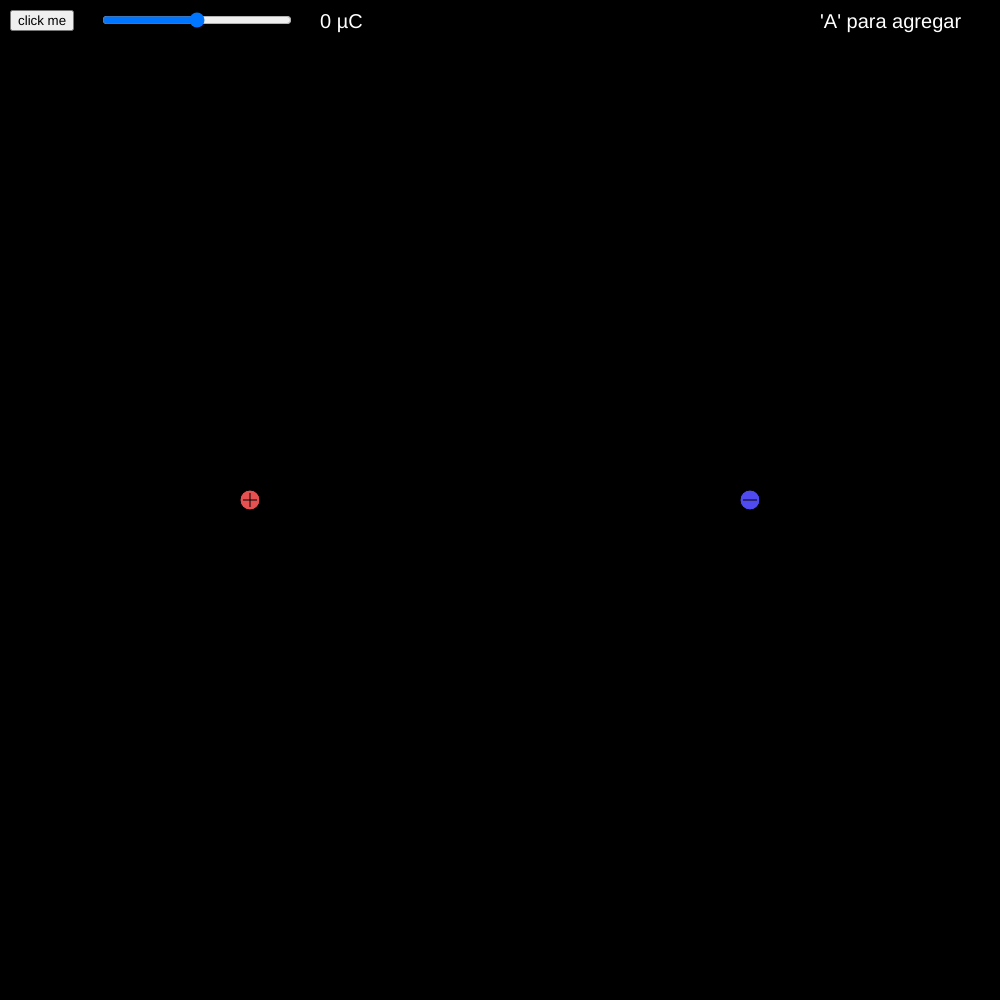
Frame 1 (no input)
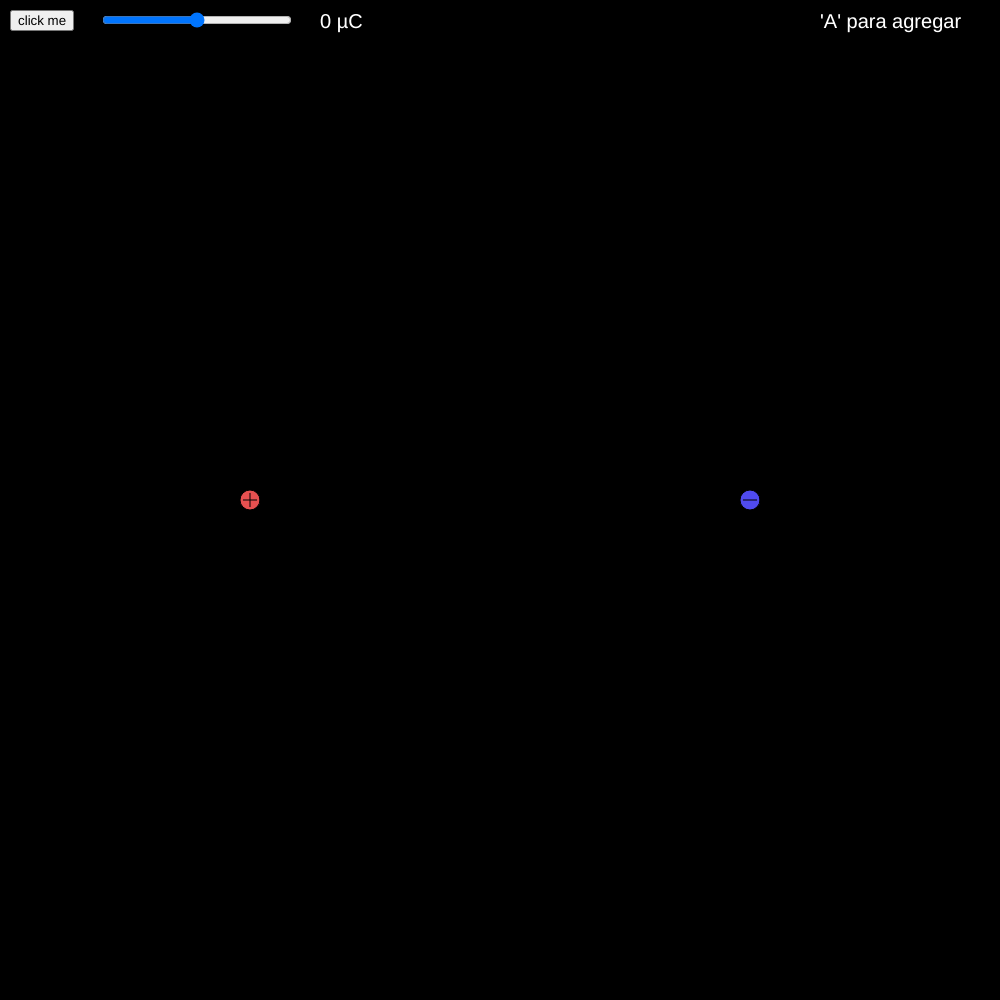
Frame 60 (no input)
Frame 120 (the mouse pressed at the canvas centre since frame 60): identical to frame 60, image omitted

The p5.js sketch that drew these frames (run headless with seeded random() and noise() and a simulated clock; from frame 60 on, the mouse is pressed at the canvas centre):

// p5.js sketch
// ── sketch.js
let k = 8.99*(10**3);
let slider
let chargeUser
let button

function setup() {
  createCanvas(1000, 1000);
  p1 = new Particle(width/4, height/2, 1);
  p2 = new Particle(width - width/4, height/2, -1);
  
  particles = []
  particles.push(p1)
  particles.push(p2)
  
  slider = createSlider(-2, 2, 0,0.1);
  slider.position(100, 10);
  slider.style('width', '190px');
  
  button = createButton('click me');
  button.position(10, 10);
  button.mousePressed(boton);
  background(0);
}

function mouseDragged(){
  
  background(0)
}

function draw() {
  chargeUser = slider.value();

  textSize(20);
  fill(255)
  text('\'A\' para agregar', 820, 28);

  text(chargeUser + " µC", 320, 28);
  
  
  //drawPotential();
  //drawVectorField()
  
  particles.forEach(function(particle){
    particle.display();
    particle.update();
  });
  
}

function boton(){
  doScheduleThings();
}

function doScheduleThings()
{
  sleep(10).then(function() {
    textSize(50);
    fill(255);
    text('Cargando...', width/2 -120, height/2);
  })
  sleep(1000).then(function() {
    drawPotential();
  })
}

function sleep(millisecondsDuration)
{
  return new Promise((resolve) => {
    setTimeout(resolve, millisecondsDuration);
  })
}

function drawPotential(){
  background(0);
  const spacing = 1.5; // Spacing between points
  
  fill(255)
  stroke(0)
  strokeWeight(0)
  
  for (let x = 0; x < width; x += spacing) {
    for (let y = 0; y < height; y += spacing) {
      clr = potential(x,y)
      if(sin(80 * Math.tanh(0.015 * abs(clr))) > 0.95){
        square(x,y,spacing)
      }
    }
  }
}

function drawVectorField() {
  const spacing = 20; // Spacing between points
  const arrowSize = 5; // Size of the arrowhead
  
  for (let x = 0; x < width; x += spacing) {
    for (let y = 0; y < height; y += spacing) {
      const vector = electricField(x, y);
      
      // Normalize the vector
      vector.limit(1.5);
      
      // Calculate the position of the arrowhead
      const arrowheadX = x + vector.x * spacing * 0.5;
      const arrowheadY = y + vector.y * spacing * 0.5;
      
      // Draw the line and arrowhead
      let colorLine = mapPotential(potential(x,y))
      stroke(colorLine)
      line(x, y, arrowheadX, arrowheadY);
      push();
      translate(arrowheadX, arrowheadY);
      rotate(vector.heading());
      fill(colorLine)
      triangle(-arrowSize, arrowSize / 2, 0, 0, -arrowSize, -arrowSize / 2);
      pop();
    }
  }
}

function mapPotential(p){
  return (-1/100)*(p-100)*(p+100)
}

function electricField(x, y){
  let Ef = createVector(0,0);
  for(var i = 0; i < particles.length; i++){
    let particle = particles[i];
    let r = dist(x, y, particle.pos.x, particle.pos.y)
    
      
    let Ex = ((k * particle.q * (x - particle.pos.x)) / r**3)
    let Ey = ((k * particle.q * (y - particle.pos.y)) / r**3)
    
    Ef = Ef.add(createVector(Ex, Ey));
  }
  return Ef;
}

function potential(x, y){
  let potential = 0
  for(var i = 0; i < particles.length; i++){
    let particle = particles[i];
    let r = dist(x, y, particle.pos.x, particle.pos.y)
    
      
    let p = ((k * particle.q) / r)
    
    potential = potential + p;
  }
  return potential
}

class Particle{
  constructor(x, y, charge){
    this.interactDistance = 30
    this.movable = true
    this.size = 20
    this.pos = createVector(x, y);
    this.q = charge;
  }
  
  display(){
    strokeWeight(1)
    stroke(0)
    if(this.q > 0){
      fill(230,80,80)
    }else{
      fill(80,75,240)
    }
    circle(this.pos.x, this.pos.y, this.size)
    line(this.pos.x - (this.size/3), this.pos.y, this.pos.x + (this.size/3), this.pos.y)
    if(this.q > 0){
      line(this.pos.x, this.pos.y - (this.size/3), this.pos.x , this.pos.y + (this.size/3)) 
    }
  }
  
  update(){
    var distance = dist(mouseX, mouseY, this.pos.x, this.pos.y);
    if(mouseIsPressed && distance < this.interactDistance && this.movable){
      this.pos = createVector(mouseX, mouseY)
      this.interactDistance = 100
    }else if(mouseIsPressed && distance > this.interactDistance){
      this.movable = false
    }else if(!mouseIsPressed){
      this.movable = true
      this.interactDistance = 30
    }
  }
}

function keyPressed() {
  if (keyCode === 65 && chargeUser != 0) {
    particles.push(new Particle(mouseX,mouseY, chargeUser))
  }
}
